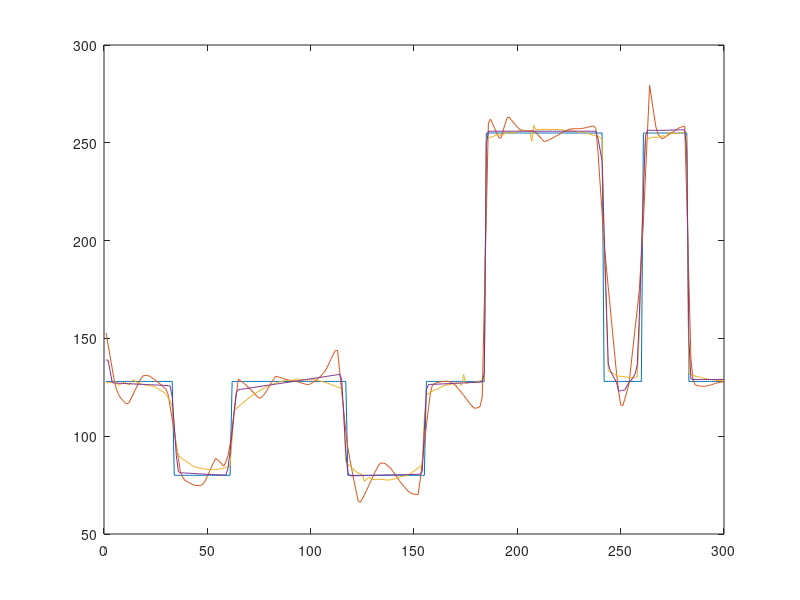

This chart was generated by the following MATLAB code: (Note: this script raises an error after producing the figure.)
clear all
close all

load fig10.mat

index = 74;

R = Ig;
G = Ig;
B = Ig;
R(:,index) = 255*ones(300,1);
G(:,index) = 0*ones(300,1);
B(:,index) = 0*ones(300,1);
Ig_rgb(:,:,1) = R;
Ig_rgb(:,:,2) = G;
Ig_rgb(:,:,3) = B;
Ig_rgb = uint8(Ig_rgb);
% figure,imshow(Ig_rgb)
imwrite(Ig_rgb,'fig10_a.png')

Ig1 = Ig(:,index);
FED1 = FED(:, index);
AOS1 = AOS(:, index);
LLT1 = LLT(:, index);

x = 1:300;
figure,
p = plot(x, Ig1,  x, LLT1, x, FED1, x, AOS1);
p(1).LineWidth = 1.5;
p(2).LineWidth = 1.5;
p(3).LineWidth = 1.5;
p(4).LineWidth = 1.5;
% p(1).Color = '#00FFFF';
% p(2).Color = '#EDB120';
% p(3).Color = 'r';%'#77AC30';
% p(4).Color = 'b';
legend('Original', 'LLT', 'FED', 'AOS')


